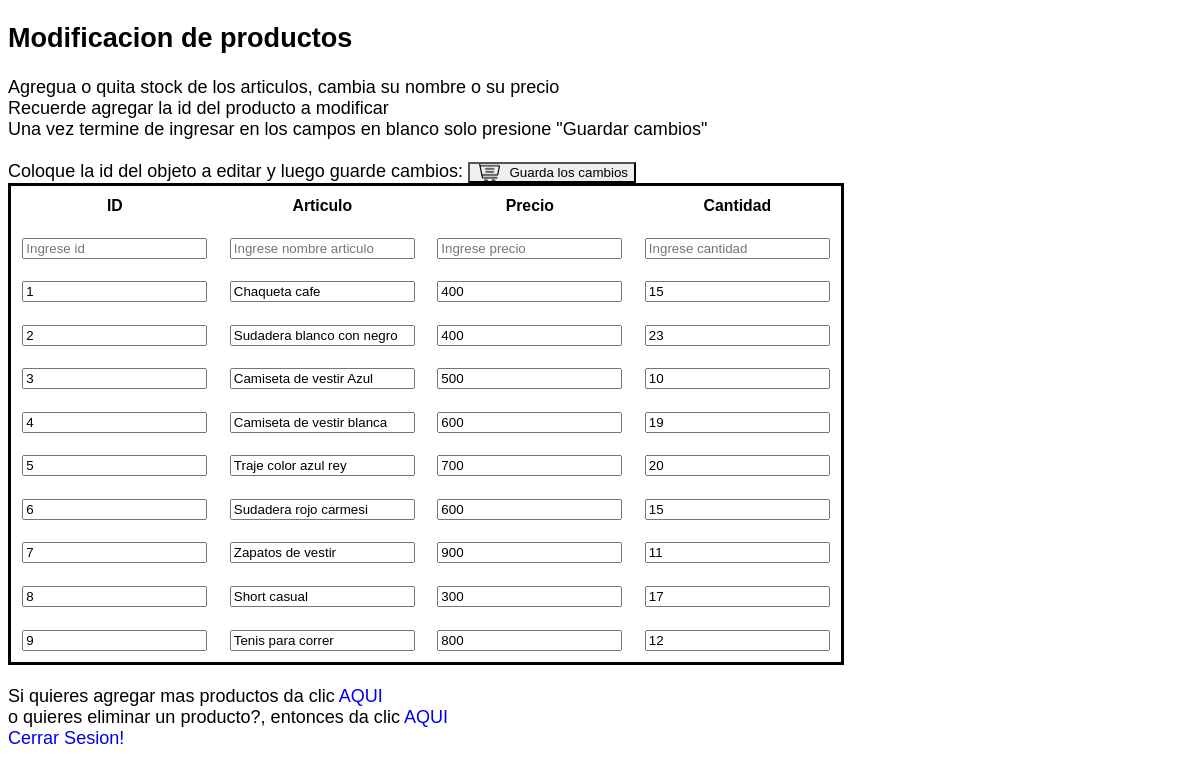
The page /php/cambiaproducto.php on the database its author committed.
### tables this page shows
CREATE TABLE `producto` (
  `id` int(10) NOT NULL,
  `articulo` text NOT NULL,
  `precio` int(11) NOT NULL,
  `cantidad` int(11) NOT NULL
);

### php/cambiaproducto.php (the view, shortened to what this page needs)
<!DOCTYPE html>
<html lang="es">
<head>
    <link rel="stylesheet" href="/ProyWebPHP/css/styles.css">
</head>
<body class="phpplantilla">
    <h2>Modificacion de productos</h2>
    <a>Agregua o quita stock de los articulos, cambia su nombre o su precio</a><br>
    <a>Recuerde agregar la id del producto a modificar</a><br>
    <a>Una vez termine de ingresar en los campos en blanco solo presione "Guardar cambios"</a>
    <br>
    <br>
    <a>Coloque la id del objeto a editar y luego guarde cambios: </a>
    <?php
    $sql = new PDO('mysql:host=localhost;dbname=water_store','root','');
    ?>
    <table class="tablaphp">
        <thead>
            <tr>
                <th>ID</th>
                <th>Articulo</th>
                <th>Precio</th>
                <th>Cantidad</th>
            </tr>
        </thead>
        <tbody>
            <form action="productoC.php" method="post">
            <td><input type="text" name="id" placeholder="Ingrese id"></td>
            <td><input type="text" name="article" placeholder="Ingrese nombre articulo"></td>
            <td><input type="text" name="price" placeholder="Ingrese precio"></td>
            <td><input type="text" name="amount" placeholder="Ingrese cantidad"></td>
            <?php foreach($sql->query('SELECT * FROM producto') as $row){
                ?>
                <tr>
                    <td><input type="text" value="<?php echo $row['id']?>" readonly ></td>
                    <td><input type="text" value="<?php echo $row['articulo']?>" readonly></td>
                    <td><input type="text" value="<?php echo $row['precio']?>" readonly></td>
                    <td><input type="text" value="<?php echo $row['cantidad']?>" readonly></td>
                </tr>
            <?php
            }
            ?>
            <input type="submit" value="         Guarda los cambios">
            </form>
        </tbody>
    </table>
    <br>
    <a>Si quieres agregar mas productos da clic <a href="altaproducto.php">AQUI</a></a>
    <br>
    <a>o quieres eliminar un producto?, entonces da clic <a href="eliminaproducto.php">AQUI</a></a>
    <br>
    <a href="../logout.php">Cerrar Sesion!</a>
</body>
</html>

### css/styles.css (style rules this page uses)
:root { --blanco: #FFFFFF; --negro: #000000; --azulcian: #00A0E3; --salmon: #F28773; --gris: #9B9B9B; --crayolablue: #80CEE1; --azulceleste: #2271b3; --grisroca: #8D948D; --grisgrafito: #474A51; --verdebrilla: #00BB2D; --verde: #089603; --rojo: #FF0000; }
html { font-size: 70.5%; box-sizing: border-box; }
*, *:before,*:after { box-sizing: inherit; }
body { font-size: 1.6rem; font-family: 'Hubballi', Arial, Helvetica, sans-serif; background-image: linear-gradient(to top, var(--grisroca) 5%, var(--blanco) 50%); background-color: var(--blanco); }
.phpplantilla { font-family: Arial, Helvetica, sans-serif; background-image: none; }
a { text-decoration: none; }
input[type=submit] { background-image: url(/ProyWebPHP/img/shopping-cart32px.png); background-repeat: no-repeat; background-position: .5rem; }
.tablaphp { table-layout: fixed; border-collapse: collapse; font-size: 1.4rem; border: 3px solid; }
th,td { padding: 1rem; }

### rows shown on the page
producto: id "1", articulo "Chaqueta cafe", precio "400", cantidad "15"
producto: id "2", articulo "Sudadera blanco con negro", precio "400", cantidad "23"
producto: id "3", articulo "Camiseta de vestir Azul", precio "500", cantidad "10"
producto: id "4", articulo "Camiseta de vestir blanca", precio "600", cantidad "19"
producto: id "5", articulo "Traje color azul rey", precio "700", cantidad "20"
producto: id "6", articulo "Sudadera rojo carmesi", precio "600", cantidad "15"
producto: id "7", articulo "Zapatos de vestir", precio "900", cantidad "11"
producto: id "8", articulo "Short casual", precio "300", cantidad "17"
producto: id "9", articulo "Tenis para correr", precio "800", cantidad "12"
